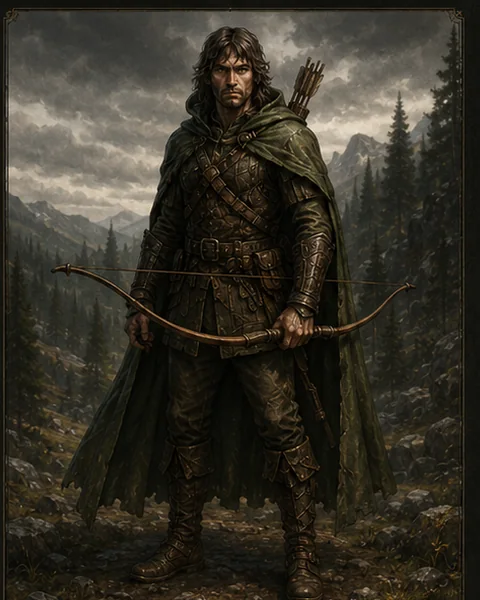
#> input picture assets/heroes/arator.webp, 480 x 600 px
$ python -i make-sprites.py   (imports and definitions only)
#> lines starting #> are read from the running program, lines starting #| are printed output that depends on the picture
#!/usr/bin/env python3
"""Собирает игровые спрайты из живописных иллюстраций в assets/heroes и assets/enemies.

    pip install pillow rembg onnxruntime
    python3 tools/make-sprites.py

Персонажи на исходных иллюстрациях уже стоят в полный рост лицом к зрителю — это ровно та
поза, которая нужна спрайту. Скрипт снимает фон, поднимает тени, добавляет контровой свет
(без него тёмный силуэт сливается с тёмным полом) и ставит фигуру ступнями к нижнему краю
квадратного холста. Результат кладётся в assets/sprites/ и подключается в js/visual-assets.js.

Модель сегментации (~180 МБ) скачивается при первом запуске.
"""
from PIL import Image, ImageChops, ImageFilter, ImageEnhance
from rembg import remove, new_session

# [1 line that did not run here, left out]
CANVAS = 256          # спрайт показывается максимум на 88 px, 256 даёт запас на плотные экраны
FOOT_MARGIN = 7       # сколько пикселей пустоты оставить под ступнями
TOP_MARGIN = 5

def cutout(path):
    im = Image.open(path).convert('RGBA')
    return remove(im, session=SESSION, alpha_matting=True,
                  alpha_matting_foreground_threshold=250,
                  alpha_matting_background_threshold=15,
                  alpha_matting_erode_size=8)

# [55 lines left out: functions clean_alpha, lift_shadows, rim_light, punch, fit_canvas, not called in this run]

def anchor_y(im):
    rows = im.split()[3].getbbox()
    return round(rows[3] / im.height, 3)

def build(src, **kw):
    lift = kw.pop('lift', 0.30)
    im = clean_alpha(cutout(src))
    im = lift_shadows(im, lift)
    im = punch(im)
    im = rim_light(im, **kw)
    return fit_canvas(im)


# ---------- Партия ----------
# Рост подобран по природе персонажа: эльф выше всех, гном коренастый, хоббит самый мелкий.
# height — высота фигуры на экране в пикселях, её же надо прописать в SPRITES.
BATCH = [
    ('heroes',  'arator',     'heroes/arator.webp',      56, {}),
    ('heroes',  'baldin',     'heroes/baldin.webp',      46, {}),
    ('heroes',  'faelas',     'heroes/faelas.webp',      58, {}),
    ('heroes',  'mithrandir', 'heroes/mithrandir.webp',  56, dict(lift=0.38)),
    ('heroes',  'peregrin',   'heroes/peregrin.webp',    42, {}),
    ('enemies', 'goblin',     'enemies/goblin.webp',     48, {}),
    ('enemies', 'warg',       'enemies/warg.webp',       42, dict(lift=0.36)),
    ('enemies', 'spider',     'enemies/spider.webp',     36, dict(lift=0.40)),
    ('enemies', 'troll',      'enemies/troll.webp',      88, {}),
]

# [15 lines not run here, left out]

>>> import cv2
>>> picture = cv2.imread('../assets/heroes/arator.webp', cv2.IMREAD_GRAYSCALE)
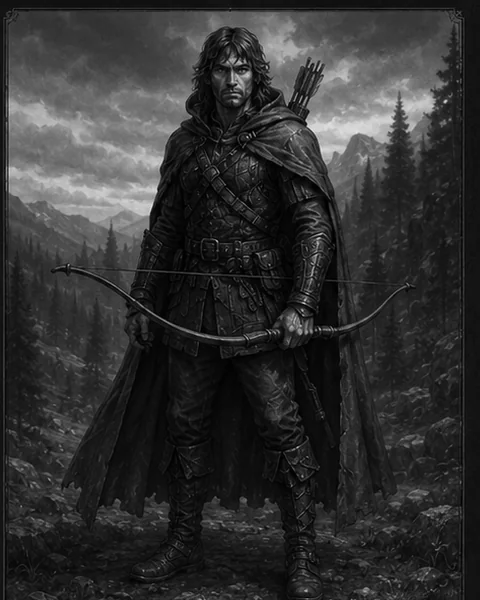
#> picture: shape (600, 480); min 0, max 234, mean 49.6
#> (the run stopped early here; a loop or call above may not have finished)
